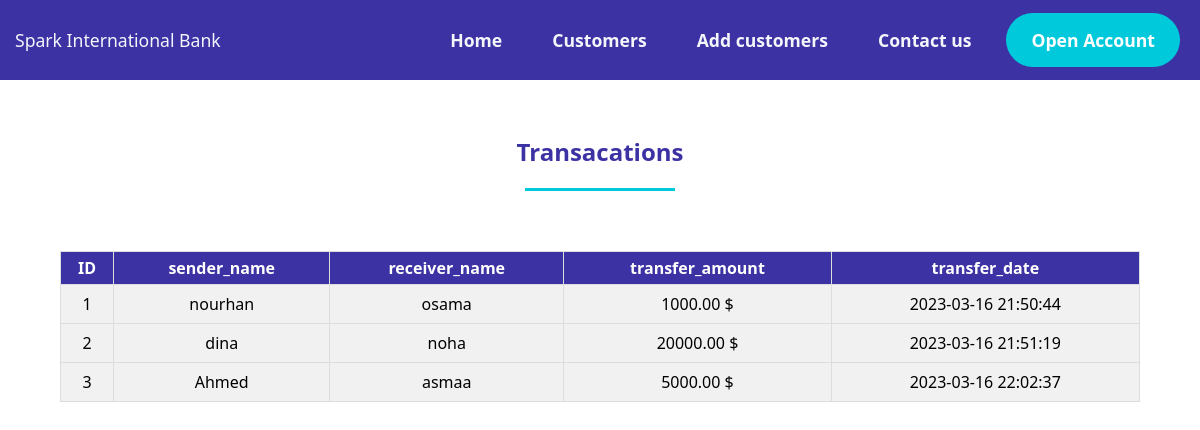
Page /show-transacations.php on the earlier database version.
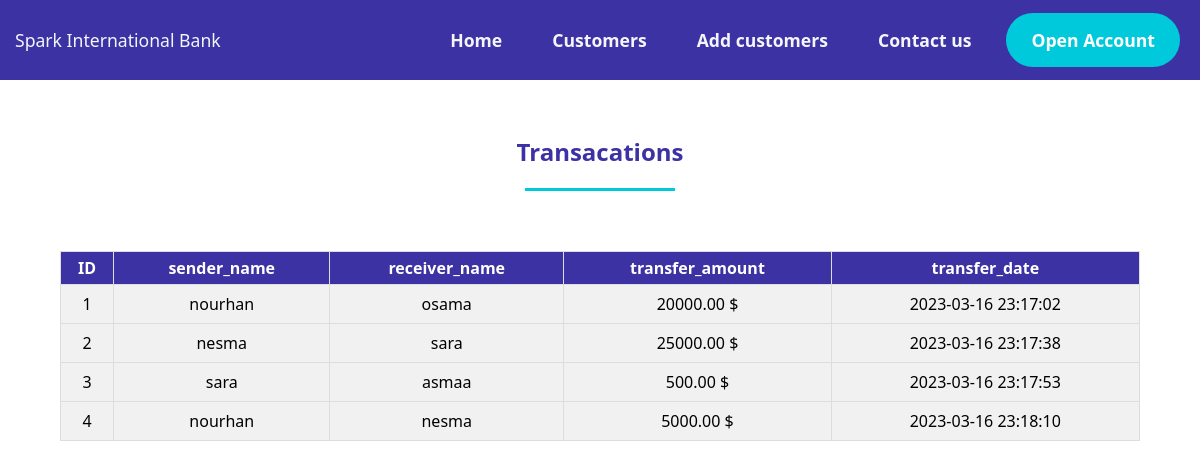
Same page on the later database version.
### tables this page shows
CREATE TABLE `transfers` (
  `id` int(20) UNSIGNED NOT NULL,
  `sender_name` varchar(64) NOT NULL,
  `receiver_name` varchar(64) NOT NULL,
  `transfer_amount` decimal(10,2) NOT NULL,
  `transfer_date` timestamp NOT NULL DEFAULT current_timestamp()
);

### config/Connection.php (called while the page is built, shortened)
<?php
class Connection
{
    private $hostName = "localhost";
    private $username = "root";
    private $password = "";
    private $dbName = "banking_system";
    public function __construct()
    {
        $this->con = new \mysqli($this->hostName, $this->username, $this->password, $this->dbName);
    }
}

### Database/Transfer.php (called while the page is built, shortened)
<?php
include_once 'config/Connection.php';
class Transfer extends Connection
{
    public function getAllTransactions(): mysqli_result|false
    {
        $query = "SELECT * FROM `transfers`";
        $stmt = $this->con->prepare($query);
        $stmt->execute();
        return $stmt->get_result();
    }
}

### show-transacations.php (the view, shortened to what this page needs)
<?php
include_once __DIR__ . "\Database\Transfer.php";
$transferModel = new Transfer;
$getTtransfers = $transferModel->getAllTransactions();
if ($getTtransfers->num_rows >= 1) {
    $transfers = $getTtransfers->fetch_all(MYSQLI_ASSOC);
} else {
    $error = "<div style='color: red; padding-top :25px ;font-size: 16px;'>No Transactions yet</div>";
}
?>
<!DOCTYPE html>
<html lang="en">
<head>
    <link rel="stylesheet" href="css/show.css" type="text/css">
    <link rel="stylesheet" href="css/table.css" type="text/css">
</head>
<body>
    <section id="sec1">
        <section class="container">
            <nav class="navbar">
                <div>
                    <a href="#" class="link">Spark International Bank</a>
                </div>
                <ul>
                    <li class="nav-item"><a href="index.php" class="nav-link"> Home</a></li>
                    <li class="nav-item"><a href="show-customers.php" class="nav-link">Customers</a></li>
                    <li class="nav-item"><a href="Add.php" class="nav-link">Add customers</a></li>
                    <li class="nav-item"><a href="#" class="nav-link">Contact us</a></li>
                    <li class="nav-item"><a href="#" class="nav-link">Open Account</a></li>
                </ul>
            </nav>
        </section>
        <section class="sec-table">
            <h2>Transacations</h2>
            <hr>
            <table>
                <thead>
                    <th>ID</th>
                    <th>sender_name</th>
                    <th>receiver_name</th>
                    <th>transfer_amount</th>
                    <th>transfer_date</th>
                </thead>
                <tbody>
                    <?php if (!empty($transfers)) {
                        foreach ($transfers as $transfer) { ?>
                            <tr>
                                <td><?= $transfer['id'] ?></td>
                                <td><?= $transfer['sender_name'] ?></td>
                                <td><?= $transfer['receiver_name'] ?></td>
                                <td><?= $transfer['transfer_amount'] ?> $</td>
                                <td><?= $transfer['transfer_date'] ?> </td>
                            </tr>
                    <?php }
                    } ?>
                </tbody>
            </table>
        </section>
</body>
</html>

### css/show.css (style rules this page uses)
* { margin: 0; padding: 0; box-sizing: border-box; outline: none; }
html { font-size: 16px; font-family: Segoe, "Segoe UI", "DejaVu Sans", "Trebuchet MS", Verdana, "sans-serif"; }
#sec1 { height: 100vh; margin-bottom: 50px; }
.container { margin-left: auto; margin-right: auto; }
.navbar { background-color: #3C32A3; display: flex; justify-content: space-between; align-items: center; height: 80px; font-size: 1.1rem; }
.link { color: #f4f6fb; text-decoration: none; padding: 10px 15px; }
.navbar ul { list-style-type: none; display: flex; font-weight: 600; }
.nav-item { margin-right: 20px; }
.nav-link { color: #f4f6fb; text-decoration: none; padding: 10px 15px; }
.nav-item:last-of-type a { background-color: #00c9db; color: #fff; padding: 15px 25px; border-radius: 30px; }

### css/table.css (style rules this page uses)
.sec-table { padding-top: 30px; text-align: center; margin: auto; }
.sec-table h2 { color: #3C32A3; padding-top: 25px; padding-bottom: 20px; text-align: center; margin: auto; }
.sec-table hr { display: block; width: 150px; margin-right: auto; margin-bottom: 3.75rem; margin-left: auto; height: 3px; background-color: #00c9db; border: none; }
table { border-collapse: collapse; width: 90%; background-color: #f1f1f1; margin: auto; }
td { padding: 8px; text-align: center; border: 1px solid #ddd; }
th { border: 1px solid #ddd; background-color: #3C32A3; color: #fff; padding: 5px; text-align: center; }

Differences in the rows shown:
changed transfers "osama": transfer_amount "1000.00" → "20000.00"; transfer_date "2023-03-16 21:50:44" → "2023-03-16 23:17:02"
changed transfers id 2: sender_name "dina" → "nesma"; receiver_name "noha" → "sara"; transfer_amount "20000.00" → "25000.00"; transfer_date "2023-03-16 21:51:19" → "2023-03-16 23:17:38"
changed transfers "asmaa": sender_name "Ahmed" → "sara"; transfer_amount "5000.00" → "500.00"; transfer_date "2023-03-16 22:02:37" → "2023-03-16 23:17:53"
added transfers: id "4", sender_name "nourhan", receiver_name "nesma", transfer_amount "5000.00", transfer_date "2023-03-16 23:18:10"
